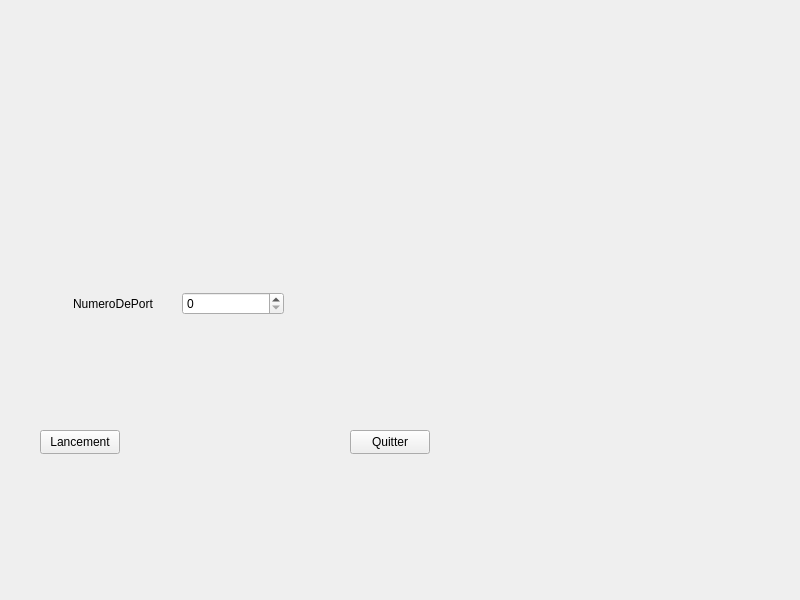
<?xml version="1.0" encoding="UTF-8"?>
<ui version="4.0">
 <class>ServeurCrawler</class>
 <widget class="QWidget" name="ServeurCrawler">
  <property name="geometry">
   <rect>
    <x>0</x>
    <y>0</y>
    <width>800</width>
    <height>600</height>
   </rect>
  </property>
  <property name="windowTitle">
   <string>ServeurCrawler</string>
  </property>
  <widget class="QPushButton" name="pushButton_Quitter">
   <property name="geometry">
    <rect>
     <x>350</x>
     <y>430</y>
     <width>80</width>
     <height>24</height>
    </rect>
   </property>
   <property name="text">
    <string>Quitter</string>
   </property>
  </widget>
  <widget class="QPushButton" name="pushButtonLancement">
   <property name="geometry">
    <rect>
     <x>40</x>
     <y>430</y>
     <width>80</width>
     <height>24</height>
    </rect>
   </property>
   <property name="text">
    <string>Lancement</string>
   </property>
  </widget>
  <widget class="QWidget" name="">
   <property name="geometry">
    <rect>
     <x>73</x>
     <y>290</y>
     <width>211</width>
     <height>27</height>
    </rect>
   </property>
   <layout class="QHBoxLayout" name="horizontalLayout">
    <item>
     <widget class="QLabel" name="label">
      <property name="text">
       <string>NumeroDePort</string>
      </property>
     </widget>
    </item>
    <item>
     <widget class="QSpinBox" name="spinBox_Port">
      <property name="maximum">
       <number>1000000</number>
      </property>
     </widget>
    </item>
   </layout>
  </widget>
 </widget>
 <resources/>
 <connections>
  <connection>
   <sender>pushButton_Quitter</sender>
   <signal>clicked()</signal>
   <receiver>ServeurCrawler</receiver>
   <slot>close()</slot>
   <hints>
    <hint type="sourcelabel">
     <x>163</x>
     <y>369</y>
    </hint>
    <hint type="destinationlabel">
     <x>236</x>
     <y>479</y>
    </hint>
   </hints>
  </connection>
 </connections>
</ui>
